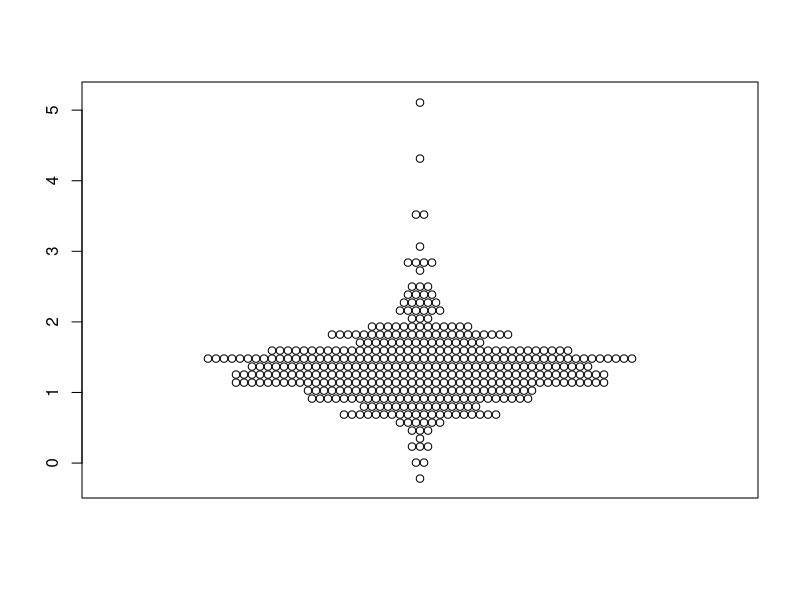
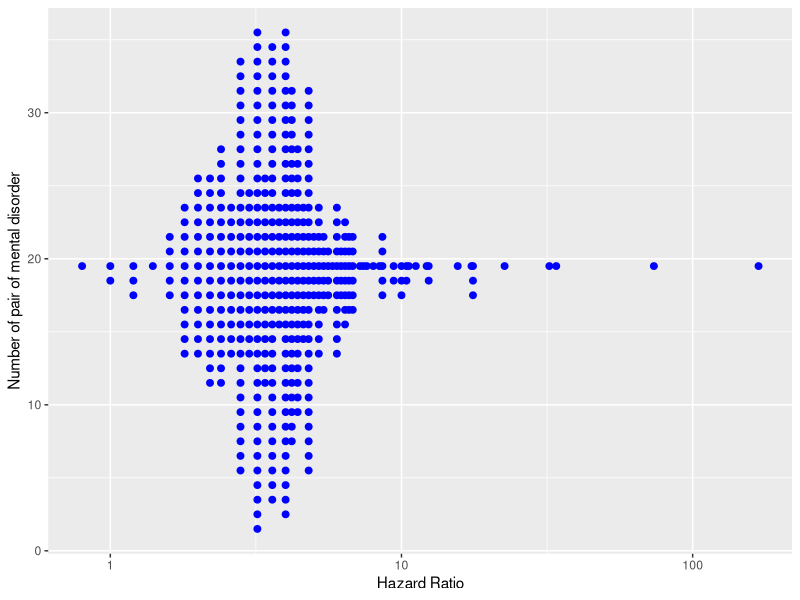

Generate these figures, in order, with R:
# A script that takes data from Carmen and transform it for the web application
library(tidyverse)

# Step 1: compute position for beeswarm plot
library(beeswarm)
data <- read.table("data.csv", header=T, sep=",")
data$pair <- paste(data$Prior_disorder, data$Later_disorder, sep="-")
a = beeswarm(log(data$HR), method="center", cex=1, corral="none", draw=F)
a

# Step 1: compute position for dotplot histogram
data <- read.table("data.csv", header=T, sep=",")
don = data %>% 
  arrange(HR) %>% 
  mutate(HR_rounded = round(HR/0.2)*0.2 ) %>% 
  mutate(y=ave(HR_rounded, HR_rounded, FUN=seq_along))
don %>% head
# Max tot
milieu = round( max( don$y, na.rm=T) / 2 ) + 0.5

# Max of each category?
tmp <- don %>% group_by(HR_rounded) %>% summarize(nbObs=n())
tmp
don <- merge(don, tmp, by.x="HR_rounded", by.y="HR_rounded")
don
don <- don %>% mutate( yPrim = milieu - round(nbObs/2) + y )
don %>% head(100)

ggplot(don, aes(x=HR_rounded, y=yPrim) ) +
  geom_point( size=2, color="blue" ) +
  xlab('Hazard Ratio') +
  ylab('Number of pair of mental disorder') +
  scale_x_log10()







